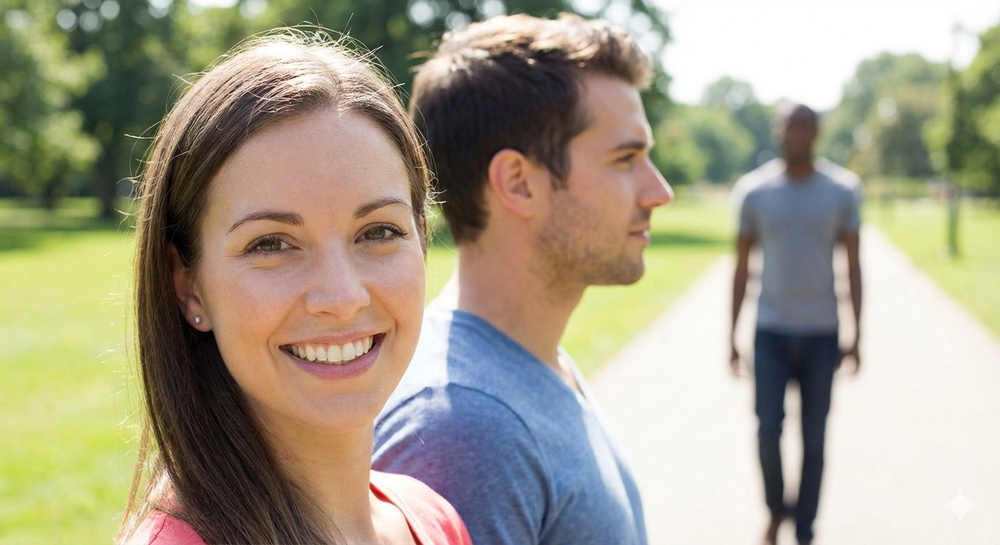
#> input picture ejercicioscapitulo7/personas.png, 1000 x 545 px, shrunk from 1408 x 768 before the run
$ python deteccion_ojos_roi.py
#> lines starting #> are read from the running program, lines starting #| are printed output that depends on the picture; after the words box and inside, x2 and y2 are one past the last pixel; in counts of white or black regions, pixels touching at a corner belong together
#deteccion_ojos_roi
import cv2
import numpy as np
import matplotlib.pyplot as plt

face_cas = cv2.CascadeClassifier(cv2.data.haarcascades + 'haarcascade_frontalface_default.xml')
eye_cas = cv2.CascadeClassifier(cv2.data.haarcascades + 'haarcascade_eye.xml')

img = cv2.imread('personas.png')
#> img is the input picture: shape (545, 1000, 3); mean B, G, R 137.8, 158.5, 164.8
if img is None:
    print("Error: No se pudo cargar la imagen.")
else:
    # Convertir a gris para el procesamiento
    gray = cv2.cvtColor(img, cv2.COLOR_BGR2GRAY)
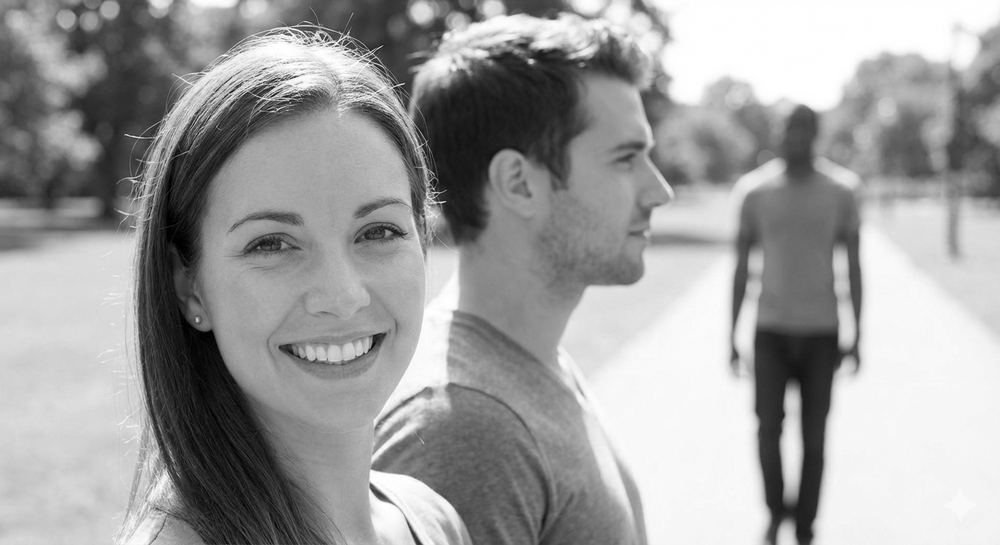
#> gray: shape (545, 1000); min 0, max 255, mean 158
    img_out = img.copy()
    # Detectar Rostros
    faces = face_cas.detectMultiScale(gray, scaleFactor=1.1, minNeighbors=5, minSize=(100, 100))
#> faces = [[165, 121, 318, 318]]
    for (x, y, w, h) in faces:
        # Dibujar rectángulo en el rostro (Azul)
        cv2.rectangle(img_out, (x, y), (x+w, y+h), (255, 0, 0), 2)
        # Definir las Regiones de Interés (ROI)
        roi_gray = gray[y:y+h, x:x+w]
        roi_color = img_out[y:y+h, x:x+w]

        # RESTRICCIÓN PARA EVITAR LA BOCA
        # Cortamos el ROI de la cara para que solo busque en el 60% superior
        alto_ojos = int(h * 0.6)
        zona_ojos_gray = roi_gray[0:alto_ojos, :]

        #  Detectar Ojos en la zona restringida
        # minNeighbors=10 es lo bastante estricto para evitar falsos positivos
        eyes = eye_cas.detectMultiScale(
            zona_ojos_gray,
            scaleFactor=1.05,
            minNeighbors=10,
            minSize=(30, 30)
        )

        for (ex, ey, ew, eh) in eyes:
              cv2.rectangle(roi_color, (ex, ey), (ex+ew, ey+eh), (0, 255, 0), 2)
#> this loop made 1 pass
#> (x, y, w, h, alto_ojos, eyes) on pass 1: (165, 121, 318, 318, 190, [[180, 82, 63, 63], [70, 91, 67, 67]])
#> pass 1, `roi_gray = gray[y:y+h, x:x+w]`:
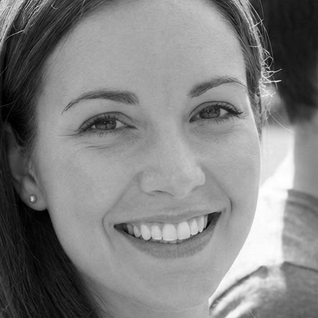
#> roi_gray: shape (318, 318); min 0, max 255, mean 129.1
#> pass 1, `roi_color = img_out[y:y+h, x:x+w]`:
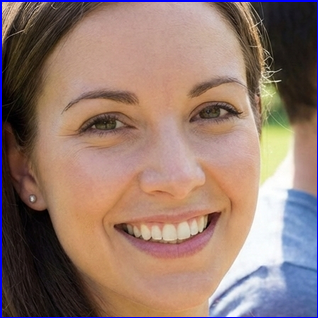
#> roi_color: shape (318, 318, 3); mean B, G, R 111.8, 121.2, 147.8
#> pass 1, `zona_ojos_gray = roi_gray[0:alto_ojos, :]`:
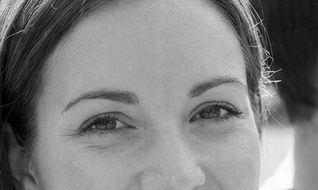
#> zona_ojos_gray: shape (190, 318); min 0, max 255, mean 127.9
#> after the loop:
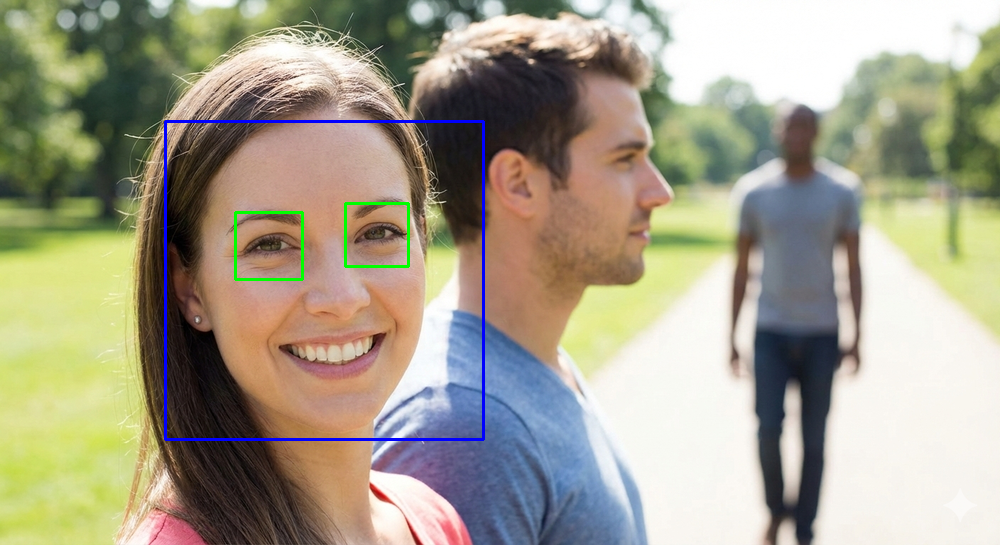
#> img_out: shape (545, 1000, 3); 0.98% of pixels changed, all inside (x1, y1, x2, y2) = (164, 120, 485, 441)
#> after the loop:
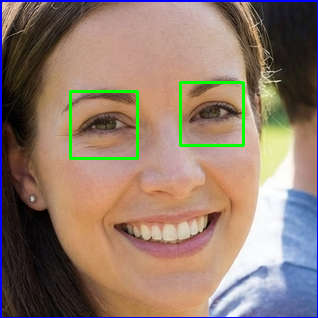
#> roi_color: shape (318, 318, 3); 1.53% of pixels changed, all inside (x1, y1, x2, y2) = (69, 81, 245, 160)


    plt.figure(figsize=(12, 8))
    plt.imshow(cv2.cvtColor(img_out, cv2.COLOR_BGR2RGB))
    plt.title('Detección Fina: Rostros y Ojos (Sin Boca)')
    plt.axis('off')
    plt.show()

$ run again, with ejercicioscapitulo7/multitud.jpg saved as ejercicioscapitulo7/personas.png
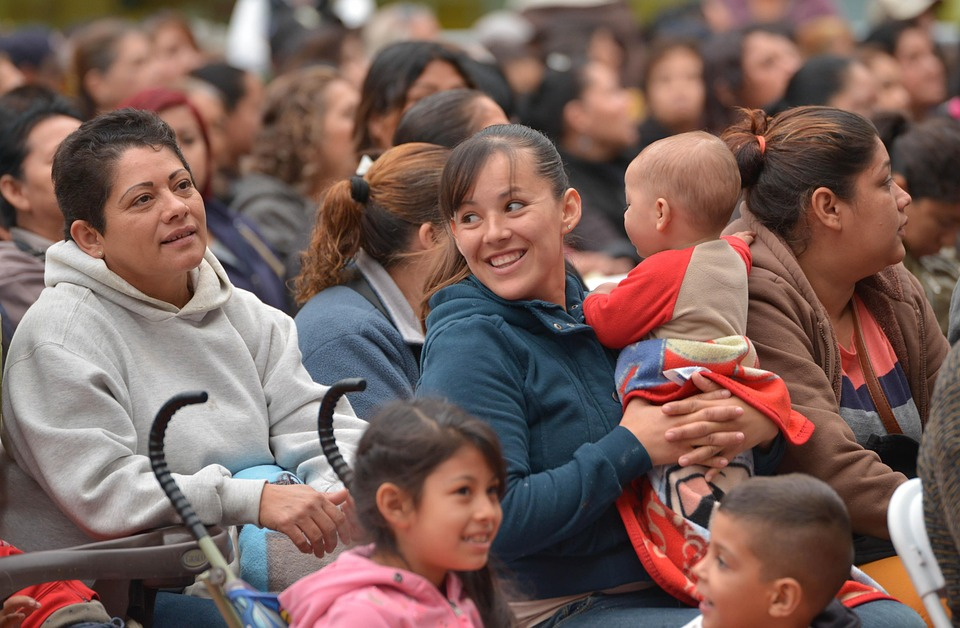
#> input picture ejercicioscapitulo7/multitud.jpg, 960 x 628 px
#> img is the input picture: shape (628, 960, 3); mean B, G, R 90.3, 96.6, 122.2
#> `gray = cv2.cvtColor(img, cv2.COLOR_BGR2GRAY)`:
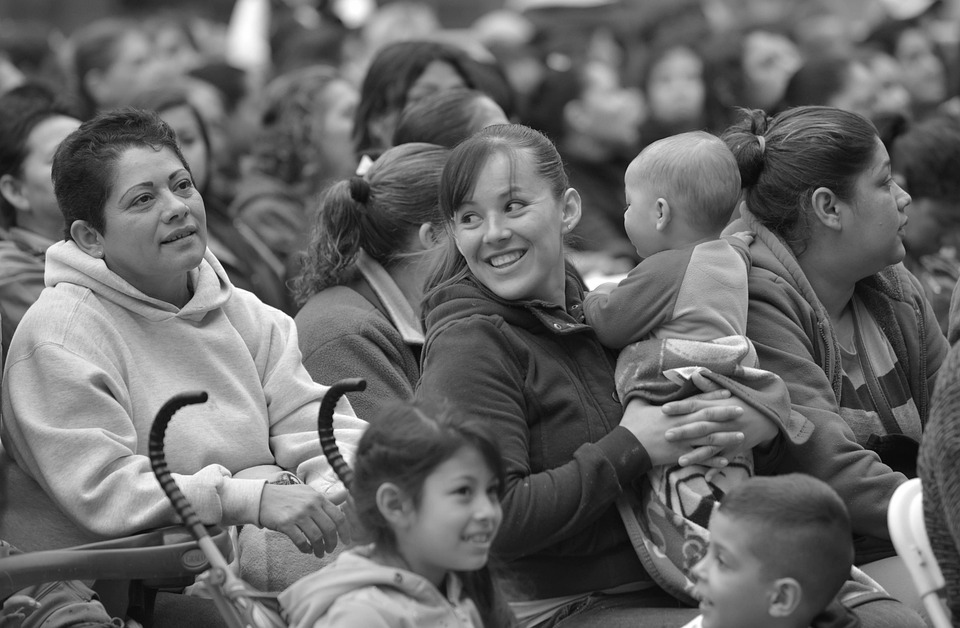
#> gray: shape (628, 960); min 2, max 255, mean 103.5
#> faces = [[415, 448, 118, 118], [98, 143, 128, 128]]
#> the loop `for (x, y, w, h) in faces:` made 2 passes
#> (x, y, w, h, alto_ojos, eyes) on pass 1: (415, 448, 118, 118, 70, [[28, 23, 40, 40]])
#> after the loop `for (x, y, w, h) in faces:`:
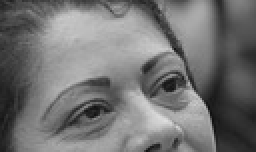
#> zona_ojos_gray: shape (76, 128) (shown 2 times larger); min 15, max 222, mean 115.5
